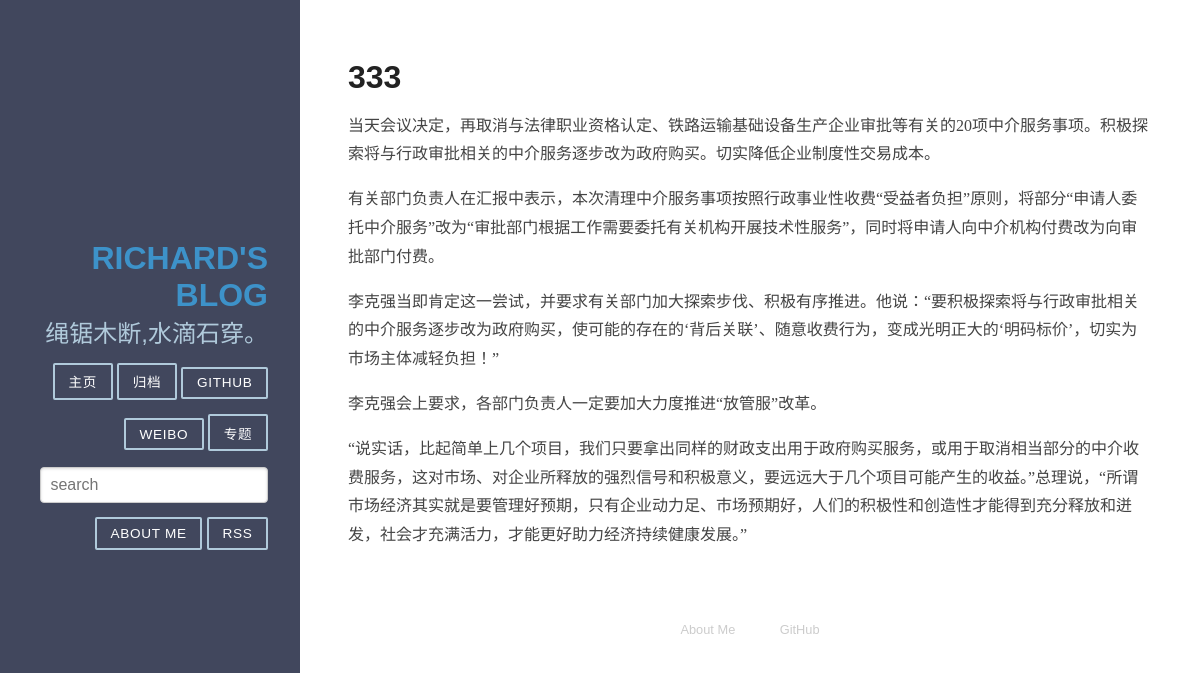
/6/, run on the app's committed database.
### web/models.py (models this page shows, shortened)
class Article(models.Model):
    title = models.CharField(max_length = 100)  #博客题目
    category = models.CharField(max_length = 50, blank = True)  #博客分类 可为空
    tag = models.ManyToManyField(Tag, blank=True)  # 博客标签 可为空
    date_time = models.DateTimeField(auto_now_add = True)  #博客日期
    content = models.TextField(blank = True, null = True)  #博客文章正文
    def get_absolute_url(self):
        path = reverse('detail', kwargs={'id':self.id})
        return "http://127.0.0.1:8000%s" % path
    class Meta:
        ordering = ['-date_time']

### web/views.py (the view)
# urls.py: url(r'^(?P<id>\d+)/$', 'web.views.detail', name='detail'),
def detail(request, id):
    try:
        post = Article.objects.get(id=str(id))
        tags = post.tag.all()
    except Article.DoesNotExist:
        raise Http404
    return render(request, 'post.html', {'post' : post, 'tags': tags})

### web/templatetags/custom_markdown.py (called while the page is built)
@register.filter(is_safe=True)  #注册template filter
@stringfilter  #希望字符串作为参数
def custom_markdown(value):
    return mark_safe(markdown.markdown(value,
        extensions = ['markdown.extensions.fenced_code', 'markdown.extensions.codehilite'],
                                       safe_mode=True,
                                       enable_attributes=False))

### templates/post.html (shortened to what this page needs)
{% extends "base.html" %}
{% load custom_markdown %}
{% block content %}
<div class="posts">
        <section class="post">
            <header class="post-header">
                <h2 class="post-title">{{ post.title }}</h2>
            </header>
                <div class="post-description">
                    <p>
                        {{ post.content|custom_markdown }}
                    </p>
                </div>
        </section>
</div>
{% endblock %}

### statics/pure-min.css (style rules this page uses)
article,aside,details,figcaption,figure,footer,header,hgroup,main,nav,section,summary { display:block }
html { font-size:100%;-ms-text-size-adjust:100%;-webkit-text-size-adjust:100% }
html,button,input,select,textarea { font-family:sans-serif }
body { margin:0 }
h2 { font-size:1.5em;margin:.83em 0 }
p,pre { margin:1em 0 }

### statics/blog.css (style rules this page uses)
* { -webkit-box-sizing: border-box; -moz-box-sizing: border-box; box-sizing: border-box; }
.post { padding-bottom: 2em; }
.post-title { font-size: 2em; color: #222; margin-bottom: 0.2em; }
.post-description { font-family: Georgia, "Cambria", serif; color: #444; line-height: 1.8em; }

### data on the page
Article: title "333", content|custom_markdown "当天会议决定，再取消与法律职业资格认定、铁路运输基础设备生产企业审批等有关的20项中介服务事项。积极探索将与行政审批相关的中介服务逐步改为政府购买。切实降低企业制度性交易成本。 有关部门负责人在汇报中表示，本次清理中介服务事项按照行政事业性收费“受益者负担”原则，将部分“申请人委托中介服务”改为“审批部门根据工作需要委托有关机构开展技术性服务”，同时将申请人向中介机构付费改为向审批部门付费。 李克强当即肯定这一尝试，并要求有关部门加大探索步伐、积极有序推进。他说：“要积极探索将与行政审批相关的中介服务逐步改为政府购买，使可能的存在的‘背后关联’、随意收费行为，变成光明正大的‘明码标价’，切实为市场主体减轻负担！” 李克强会上要求，各部门负责人一定要加大力度推进“放管服”改革。 “说实话，比起简单上几个项目，我们只要拿出同样的财政支出用于政府购买服务，或用于取消相当部分的中介收费服务，这对市场、对企业所释放的强烈信号和积极意义，要远远大于几个项目可能产生的收益。”总理说，“所谓市场经济其实就是要管理好预期，只有企业动力足、市场预期好，人们的积极性和创造性才能得到充分释放和迸发，社会才充满活力，才能更好助力经济持续健康发展。”"
